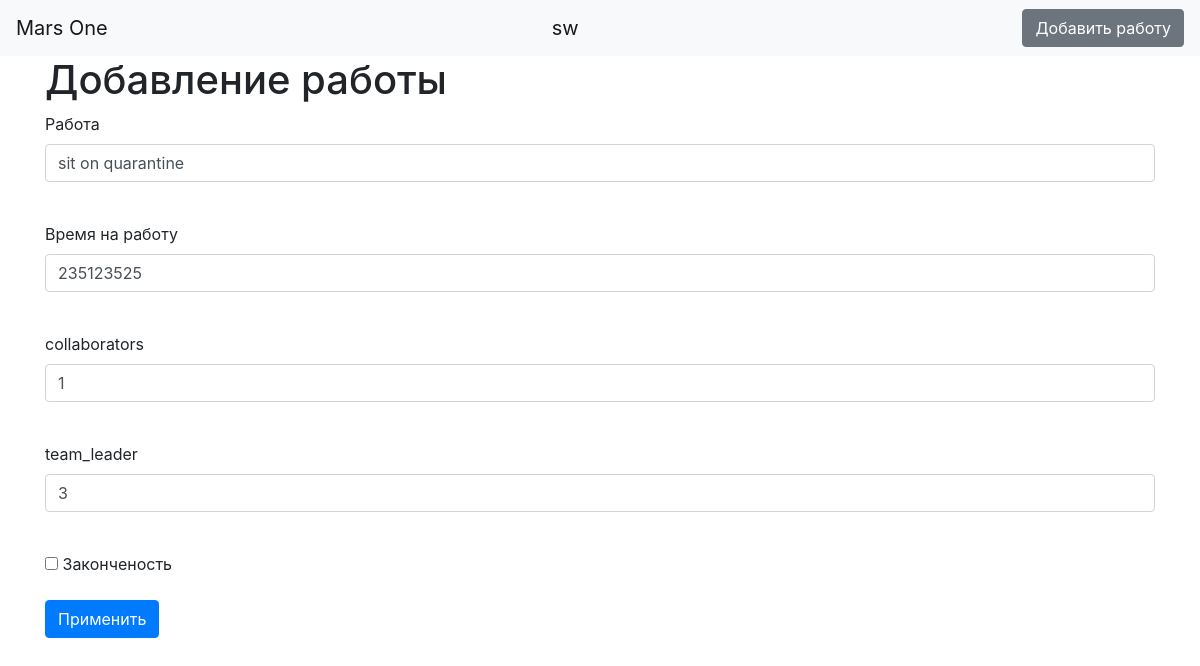
/jobs/3 (signed in), run on the app's committed database.
### data/users.py (models this page shows, shortened)
class User(SqlAlchemyBase, UserMixin):
    __tablename__ = 'users'
    id = sqlalchemy.Column(sqlalchemy.Integer,
                           primary_key=True, autoincrement=True)
    surname = sqlalchemy.Column(sqlalchemy.String, nullable=True)
    name = sqlalchemy.Column(sqlalchemy.String, nullable=True)
    age = sqlalchemy.Column(sqlalchemy.Integer, nullable=True)
    about = sqlalchemy.Column(sqlalchemy.String, nullable=True)
    position = sqlalchemy.Column(sqlalchemy.String, nullable=True)
    speciality = sqlalchemy.Column(sqlalchemy.String, nullable=True)
    address = sqlalchemy.Column(sqlalchemy.String, nullable=True)
    email = sqlalchemy.Column(sqlalchemy.String,
                              index=True, unique=True, nullable=True)
    hashed_password = sqlalchemy.Column(sqlalchemy.String, nullable=True)
    modified_date = sqlalchemy.Column(sqlalchemy.DateTime,
                                      default=datetime.datetime.now)
    job = orm.relation("Jobs", back_populates='user')

### data/jobs.py (models this page shows)
class Jobs(SqlAlchemyBase):
    __tablename__ = 'jobs'
    id = sqlalchemy.Column(sqlalchemy.Integer,
                           primary_key=True, autoincrement=True)
    team_leader = sqlalchemy.Column(sqlalchemy.Integer, nullable=True)
    job = sqlalchemy.Column(sqlalchemy.String, nullable=True)
    work_size = sqlalchemy.Column(sqlalchemy.Integer, nullable=True)
    collaborators = sqlalchemy.Column(sqlalchemy.String, nullable=True)
    start_date = sqlalchemy.Column(sqlalchemy.DateTime,
                                   default=datetime.datetime.now)
    end_date = sqlalchemy.Column(sqlalchemy.DateTime,
                                 default=datetime.datetime.now)
    is_finished = sqlalchemy.Column(sqlalchemy.Boolean)
    team_leader = sqlalchemy.Column(sqlalchemy.Integer,
                                    sqlalchemy.ForeignKey("users.id"))
    user = orm.relation('User')

### serv.py (the view, shortened to what this page needs)
@app.route('/jobs/<int:id>', methods=['GET', 'POST'])
@login_required
def edit_jobs(id):
    form = JobsForm()
    if request.method == "GET":
        session = db_session.create_session()
        news = session.query(Jobs).filter(Jobs.id == id,
                                          Jobs.user == current_user).first()
        news1 = session.query(Jobs).filter(Jobs.id == id).first()
        if news:
            form.job.data = news.job
            form.work_size.data = news.work_size
            form.collaborators.data = news.collaborators
            form.team_leader.data = news.team_leader
            form.is_finished.data = news.is_finished
        if news1:
            form.job.data = news1.job
            form.work_size.data = news1.work_size
            form.collaborators.data = news1.collaborators
            form.team_leader.data = news1.team_leader
            form.is_finished.data = news1.is_finished
        else:
            abort(404)
    return render_template('jobs.html', title='Редактирование новости', form=form)

### serv.py
class JobsForm(FlaskForm):
    job = StringField('Работа', validators=[DataRequired()])
    work_size = StringField('Время на работу', validators=[DataRequired()])
    collaborators = StringField('сollaborators', validators=[DataRequired()])
    team_leader = StringField('team_leader', validators=[DataRequired()])
    is_finished = BooleanField("Законченость")
    submit = SubmitField('Применить')

### data/db_session.py (called while the page is built)
def create_session() -> Session:
    global __factory
    return __factory()

### serv.py (called while the page is built)
@login_manager.user_loader
def load_user(user_id):
    session = db_session.create_session()
    return session.query(User).get(user_id)

### templates/jobs.html (shortened to what this page needs)
{% extends "base.html" %}
{% block content %}
<h1>Добавление работы</h1>
<form action="" method="post">
    <p>
        {{ form.job.label }}<br>
        {{ form.job(class="form-control") }}<br>
    </p>
    <p>
        {{ form.work_size.label }}<br>
        {{ form.work_size(class="form-control") }}<br>
    </p>
    <p>
        {{ form.collaborators.label }}<br>
        {{ form.collaborators(class="form-control") }}<br>
    </p>
    <p>
        {{ form.team_leader.label }}<br>
        {{ form.team_leader(class="form-control") }}<br>
    </p>
    <p>{{ form.is_finished() }} {{ form.is_finished.label }}</p>
    <p>{{ form.submit(type="submit", class="btn btn-primary") }}</p>
</form>
{% endblock %}

### templates/base.html (shortened to what this page needs)
<!doctype html>
<html lang="en">
<head>
    <link rel="stylesheet"
          href="https://stackpath.bootstrapcdn.com/bootstrap/4.4.1/css/bootstrap.min.css"
>
</head>
<body>
<header>
    <nav class="navbar navbar-light bg-light">
        <a class="navbar-brand" href="#">Mars One</a>
        {% if current_user.is_authenticated %}
        <a class="navbar-brand" href="/logout">{{ current_user.name }}</a>
        <a href="/add_job" class="btn btn-secondary">Добавить работу</a>
        {% else %}
        <p>
            <a class="btn btn-primary " href="/register">Зарегистрироваться</a>
            <a class="btn btn-success" href="/login">Войти</a>
        </p>
        {% endif %}
    </nav>
</header>
<main role="main" class="container">
    {% block content %}{% endblock %}
</main>
</body>
</html>

### data on the page
User: name "sw"
Jobs: job "sit on quarantine", work_size "235123525", collaborators "1", team_leader "3"
